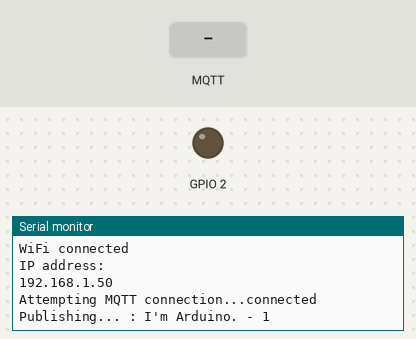
The sketch below on a simulated ESP8266 (NodeMCU). On the bench: output pins drawn as LEDs (lit = HIGH), the last lines printed to the serial monitor. The test bench sets the inputs (shaded band). WiFi joins after 1.5 s; servers stay silent unless stated; random numbers use the default seed unless the sketch sets one; no MQTT or app messages arrive unless stated.

Above: at 2.7 s.
2.8 s: MQTT message "1" arrives on the first subscribed topic
At 3.8 s:
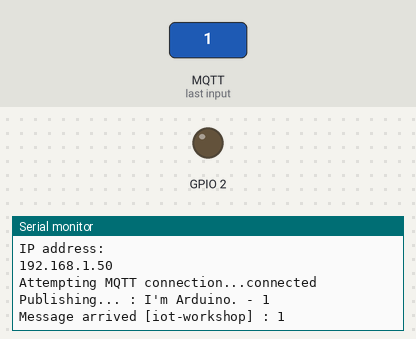
4.3 s: MQTT message "on" arrives on the first subscribed topic
At 5.3 s:
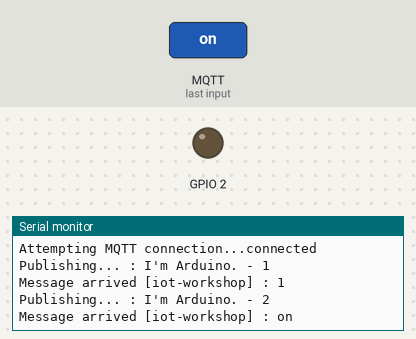
5.8 s: MQTT message "off" arrives on the first subscribed topic
At 5.96 s:
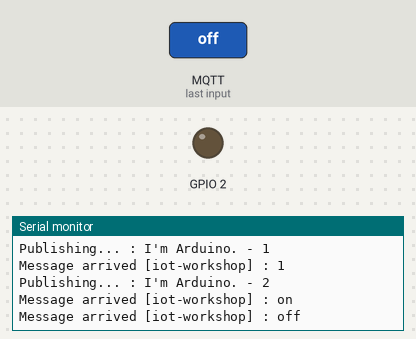
Timing chart, 0 to 8.8 s (numbered marks = the images above; inputs shaded):
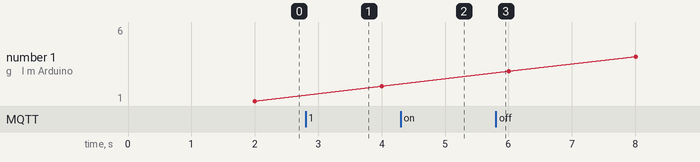

The sketch:

nodemcu-pub-sub.ino
```cpp
#include <ESP8266WiFi.h>
#include <PubSubClient.h>

// Update these with values suitable for your network.
const char* ssid = "";
const char* password = "";
const char* mqtt_server = "broker.mqttdashboard.com";

WiFiClient espClient;
PubSubClient client(espClient);

long count = 0;
long lastMsg = 0;
char destinationTopic[]   = "iot-workshop";

void setup_wifi() {

  delay(10);
  // We start by connecting to a WiFi network
  Serial.println();

  Serial.print("Connecting to ");
  Serial.println(ssid);

  WiFi.begin(ssid, password);
  while (WiFi.status() != WL_CONNECTED) {
    delay(500);
    Serial.print(".");
  }

  randomSeed(micros());

  Serial.println("");
  Serial.println("WiFi connected");
  Serial.println("IP address: ");
  Serial.println(WiFi.localIP());
}

void callback(char* topic, byte* payload, unsigned int length) {
  String payloadStr = String();
  String topicStr = String(topic);

  // Convert byte to String
  for (int i = 0; i < length; i++) {
    payloadStr += (char)payload[i];
  }

  Serial.print("Message arrived [");
  Serial.print(topicStr);
  Serial.print("] : ");
  Serial.println(payloadStr);
}

void reconnect() {
  // Loop until we're reconnected
  while (!client.connected()) {
    Serial.print("Attempting MQTT connection...");
    // Attempt to connect
    String clientId = "IoT-Workshop-";
    clientId += String(random(0xffff), HEX);
    if (client.connect(clientId.c_str())) {
      Serial.println("connected");
      // Once connected, publish an announcement...
      client.publish(destinationTopic, "hello, world");
      // Subscribing...
      client.subscribe(destinationTopic);
    } else {
      Serial.print("failed, rc=");
      Serial.print(client.state());
      Serial.println(" try again in 5 seconds");
      // Wait 5 seconds before retrying
      delay(1000);
    }
  }
}

void setup() {
  pinMode(BUILTIN_LED, OUTPUT);     // Initialize the BUILTIN_LED pin as an output
  Serial.begin(115200);
  setup_wifi();
  client.setServer(mqtt_server, 1883);
  client.setCallback(callback);
}

void loop() {
  if (!client.connected()) {
    reconnect();
  }
  client.loop();

  // publish every 2 seconds
  long now = millis();
  if (now - lastMsg > 2000) {
    lastMsg = now;

    ++count;
    String publishStr = "I'm Arduino. - ";
    publishStr.concat(count); // Concatenate string

    Serial.print("Publishing... : ");
    Serial.println(publishStr.c_str());
    client.publish(destinationTopic, publishStr.c_str());
  }
}
```

Measured:
- after the input at 2.8 s, the serial monitor: prints a new line at once (image 1)
- after the input at 4.3 s, the serial monitor: prints a new line at once (image 2)
- after the input at 5.8 s, the serial monitor: prints a new line at once (image 3)
